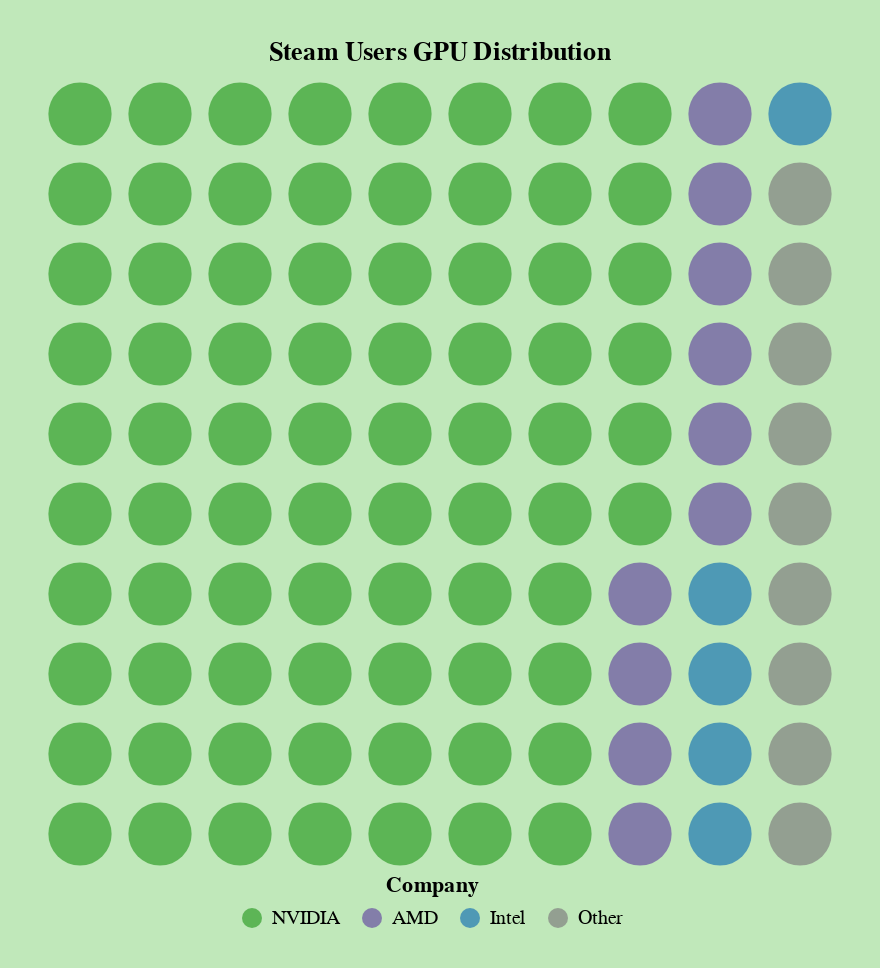

Write a Vega-Lite specification for this figure.
### Vega-Lite specification from a JSON file in a GitHub repository (floating-point values rounded to 4 significant figures)
{"$schema": "https://vega.github.io/schema/vega-lite/v5.json", "width": 400, "height": 400, "title": "Steam Users GPU Distribution", "background": "#c0e8ba", "padding": 20, "data": {"values": [{"id": 1, "Company": "NVIDIA"}, {"id": 2, "Company": "NVIDIA"}, {"id": 3, "Company": "NVIDIA"}, {"id": 4, "Company": "NVIDIA"}, {"id": 5, "Company": "NVIDIA"}, {"id": 6, "Company": "NVIDIA"}, {"id": 7, "Company": "NVIDIA"}, {"id": 8, "Company": "NVIDIA"}, {"id": 9, "Company": "NVIDIA"}, {"id": 10, "Company": "NVIDIA"}, {"id": 11, "Company": "NVIDIA"}, {"id": 12, "Company": "NVIDIA"}, {"id": 13, "Company": "NVIDIA"}, {"id": 14, "Company": "NVIDIA"}, {"id": 15, "Company": "NVIDIA"}, {"id": 16, "Company": "NVIDIA"}, {"id": 17, "Company": "NVIDIA"}, {"id": 18, "Company": "NVIDIA"}, {"id": 19, "Company": "NVIDIA"}, {"id": 20, "Company": "NVIDIA"}, {"id": 21, "Company": "NVIDIA"}, {"id": 22, "Company": "NVIDIA"}, {"id": 23, "Company": "NVIDIA"}, {"id": 24, "Company": "NVIDIA"}, {"id": 25, "Company": "NVIDIA"}, {"id": 26, "Company": "NVIDIA"}, {"id": 27, "Company": "NVIDIA"}, {"id": 28, "Company": "NVIDIA"}, {"id": 29, "Company": "NVIDIA"}, {"id": 30, "Company": "NVIDIA"}, {"id": 31, "Company": "NVIDIA"}, {"id": 32, "Company": "NVIDIA"}, {"id": 33, "Company": "NVIDIA"}, {"id": 34, "Company": "NVIDIA"}, {"id": 35, "Company": "NVIDIA"}, {"id": 36, "Company": "NVIDIA"}, {"id": 37, "Company": "NVIDIA"}, {"id": 38, "Company": "NVIDIA"}, {"id": 39, "Company": "NVIDIA"}, {"id": 40, "Company": "NVIDIA"}, {"id": 41, "Company": "NVIDIA"}, {"id": 42, "Company": "NVIDIA"}, {"id": 43, "Company": "NVIDIA"}, {"id": 44, "Company": "NVIDIA"}, {"id": 45, "Company": "NVIDIA"}, {"id": 46, "Company": "NVIDIA"}, {"id": 47, "Company": "NVIDIA"}, {"id": 48, "Company": "NVIDIA"}, {"id": 49, "Company": "NVIDIA"}, {"id": 50, "Company": "NVIDIA"}, {"id": 51, "Company": "NVIDIA"}, {"id": 52, "Company": "NVIDIA"}, {"id": 53, "Company": "NVIDIA"}, {"id": 54, "Company": "NVIDIA"}, {"id": 55, "Company": "NVIDIA"}, {"id": 56, "Company": "NVIDIA"}, {"id": 57, "Company": "NVIDIA"}, {"id": 58, "Company": "NVIDIA"}, {"id": 59, "Company": "NVIDIA"}, {"id": 60, "Company": "NVIDIA"}, {"id": 61, "Company": "NVIDIA"}, {"id": 62, "Company": "NVIDIA"}, {"id": 63, "Company": "NVIDIA"}, {"id": 64, "Company": "NVIDIA"}, {"id": 65, "Company": "NVIDIA"}, {"id": 66, "Company": "NVIDIA"}, {"id": 67, "Company": "NVIDIA"}, {"id": 68, "Company": "NVIDIA"}, {"id": 69, "Company": "NVIDIA"}, {"id": 70, "Company": "NVIDIA"}, {"id": 71, "Company": "NVIDIA"}, {"id": 72, "Company": "NVIDIA"}, {"id": 73, "Company": "NVIDIA"}, {"id": 74, "Company": "NVIDIA"}, {"id": 75, "Company": "NVIDIA"}, {"id": 76, "Company": "NVIDIA"}, {"id": 77, "Company": "AMD"}, {"id": 78, "Company": "AMD"}, {"id": 79, "Company": "AMD"}, {"id": 80, "Company": "AMD"}, {"id": 81, "Company": "AMD"}, {"id": 82, "Company": "AMD"}, {"id": 83, "Company": "AMD"}, {"id": 84, "Company": "AMD"}, {"id": 85, "Company": "AMD"}, {"id": 86, "Company": "AMD"}, {"id": 87, "Company": "Intel"}, {"id": 88, "Company": "Intel"}, {"id": 89, "Company": "Intel"}, {"id": 90, "Company": "Intel"}, {"id": 91, "Company": "Intel"}, {"id": 92, "Company": "Other"}, {"id": 93, "Company": "Other"}, {"id": 94, "Company": "Other"}, {"id": 95, "Company": "Other"}, {"id": 96, "Company": "Other"}, {"id": 97, "Company": "Other"}, {"id": 98, "Company": "Other"}, {"id": 99, "Company": "Other"}, {"id": 100, "Company": "Other"}]}, "transform": [{"calculate": "ceil (datum.id / 10)", "as": "col"}, {"calculate": "datum.id - datum.col*10", "as": "row"}], "mark": {"type": "point", "filled": true}, "encoding": {"x": {"field": "col", "type": "ordinal", "axis": null}, "y": {"field": "row", "type": "ordinal", "axis": null}, "color": {"field": "Company", "scale": {"domain": ["NVIDIA", "AMD", "Intel", "Other"], "range": ["#33a02c", "#6a51a3", "#1f78b4", "#808080"]}, "legend": {"direction": "horizontal", "orient": "none", "legendX": 100, "legendY": 400, "titleAnchor": "middle"}}, "size": {"value": 1000}}, "config": {"style": {"cell": {"stroke": "transparent"}}}}
